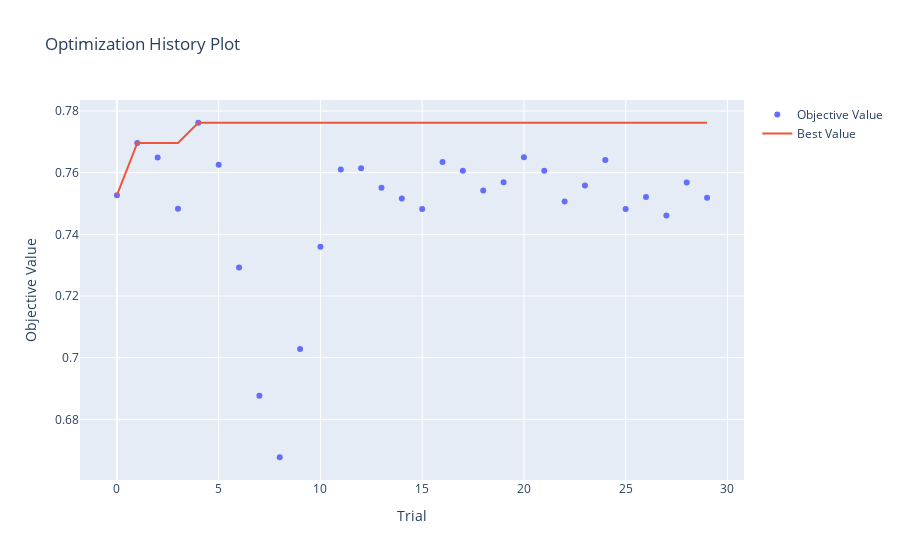

Here is the notebook cell this chart was saved with:
### Code cell
optuna.visualization.plot_optimization_history(study_rf).show()

### Figure 1 — Plotly figure (JSON) as saved in the notebook; plotly's stock layout.template omitted (floating-point values rounded to 4 significant figures)
{"data": [{"mode": "markers", "name": "Objective Value", "type": "scatter", "x": [0, 1, 2, 3, 4, 5, 6, 7, 8, 9, 10, 11, 12, 13, 14, 15, 16, 17, 18, 19, 20, 21, 22, 23, 24, 25, 26, 27, 28, 29], "y": [0.7527, 0.7696, 0.7649, 0.7483, 0.7762, 0.7626, 0.7292, 0.6877, 0.6677, 0.7028, 0.736, 0.761, 0.7615, 0.7551, 0.7516, 0.7483, 0.7635, 0.7606, 0.7542, 0.7569, 0.765, 0.7606, 0.7507, 0.7558, 0.7641, 0.7483, 0.7521, 0.7461, 0.7568, 0.7518]}, {"mode": "lines", "name": "Best Value", "type": "scatter", "x": [0, 1, 2, 3, 4, 5, 6, 7, 8, 9, 10, 11, 12, 13, 14, 15, 16, 17, 18, 19, 20, 21, 22, 23, 24, 25, 26, 27, 28, 29], "y": [0.7527, 0.7696, 0.7696, 0.7696, 0.7762, 0.7762, 0.7762, 0.7762, 0.7762, 0.7762, 0.7762, 0.7762, 0.7762, 0.7762, 0.7762, 0.7762, 0.7762, 0.7762, 0.7762, 0.7762, 0.7762, 0.7762, 0.7762, 0.7762, 0.7762, 0.7762, 0.7762, 0.7762, 0.7762, 0.7762]}, {"marker": {"color": "#cccccc"}, "mode": "markers", "name": "Infeasible Trial", "showlegend": false, "type": "scatter", "x": [], "y": []}], "layout": {"title": {"text": "Optimization History Plot"}, "xaxis": {"title": {"text": "Trial"}}, "yaxis": {"title": {"text": "Objective Value"}}}}
